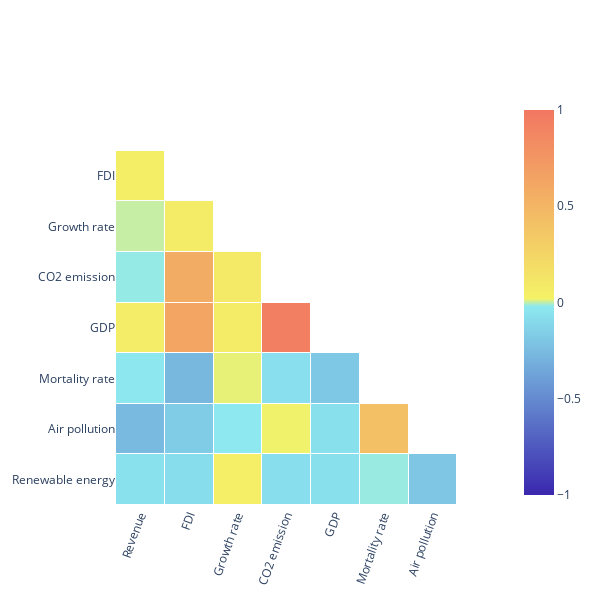

Notebook cell for this chart:
### Code cell
def corr_heatmap(corr, period):
    custom_colorscale = [
    [0, '#3A27AE'],
    [0.49, '#8DE9F0'], 
    [0.51, '#F4F267'],
    [1, '#F27762']]
    
    nan_perc = NaN_percentage(corr)
    keep_index = nan_perc[nan_perc.iloc[:,1]<=0.3].index[2:]
    corr = corr.loc[:,keep_index].dropna()
    corr_matrix  = corr.corr() # Compute pairwise correlation of columns, excluding NA/null values.
    mask = np.triu(np.ones_like(corr_matrix, dtype=bool))
    corr_matr_viz = corr_matrix.mask(mask)
    pio.templates.default = "plotly_white"

    heat = go.Heatmap(
        z = corr_matr_viz,
        x = corr_matr_viz.columns.values,
        y = corr_matr_viz.columns.values,
        zmin = - 1, # Sets the lower bound of the color domain
        zmax = 1,
        xgap = 1, # Sets the horizontal gap (in pixels) between bricks
        ygap = 1,
        colorscale = custom_colorscale #'thermal'
    )
    if period ==1:
        x_dict = dict(
                ticktext= ['FDI', 'Growth rate', 'CO2 emission', 'GDP', ''],
                tickvals=list(range(len(corr_matr_viz.columns))))

        y_dict = dict(
                ticktext= ['', 'Growth rate', 'CO2 emission', 'GDP',
           'Renewable energy share'],
                tickvals=list(range(len(corr_matr_viz.columns))))
    elif period == 2:
        x_dict = dict(
                ticktext= ['FDI', 'Growth rate', 'CO2 emission', 'GDP', 'Mortality rate','Air pollution',''],
                tickvals=list(range(len(corr_matr_viz.columns))))

        y_dict = dict(
                ticktext= ['', 'Growth rate', 'CO2 emission', 'GDP','Mortality rate','Air pollution','Renewable energy'],
                tickvals=list(range(len(corr_matr_viz.columns))))
    elif period == 3:
        x_dict = dict(
                ticktext= ['Revenue','FDI', 'Growth rate', 'CO2 emission', 'GDP', 'Mortality rate','Air pollution',''],
                tickvals=list(range(len(corr_matr_viz.columns))))

        y_dict = dict(
                ticktext= ['', 'FDI', 'Growth rate', 'CO2 emission', 'GDP','Mortality rate','Air pollution','Renewable energy'],
                tickvals=list(range(len(corr_matr_viz.columns))))      
    elif period == 4:
        x_dict = dict(
                ticktext= ['Revenue','FDI', 'Growth rate', 'CO2 emission', 'GDP', 'Mortality rate','Air pollution',''],
                tickvals=list(range(len(corr_matr_viz.columns))))

        y_dict = dict(
                ticktext= ['', 'FDI', 'Growth rate', 'CO2 emission', 'GDP','Mortality rate','Air pollution','Renewable energy'],
                tickvals=list(range(len(corr_matr_viz.columns))))         
    else:
        print('Error, no valid Period')

    layout = go.Layout(
        width=600, 
        height=600,
        xaxis_showgrid=False,
        yaxis_showgrid=False,
        yaxis_autorange='reversed',
        xaxis_tickangle= -70,
        xaxis= x_dict, 
        yaxis = y_dict)

    fig=go.Figure(data=[heat], layout=layout)
    config = {'displayModeBar': False}

    # display the figure with the config object
    fig.show(config=config)
    
    fig.write_html(datafolder+"heatmap2.html", config=config)
corr_heatmap(corr_viz4, 4)

### Figure 1 — Plotly figure (JSON) as saved in the notebook; plotly's stock layout.template omitted (floating-point values rounded to 4 significant figures)
{"data": [{"colorscale": [[0, "#3A27AE"], [0.49, "#8DE9F0"], [0.51, "#F4F267"], [1, "#F27762"]], "type": "heatmap", "x": ["Revenue", "FDI", "Growth_rate", "CO2_emission", "GDP", "Mortality_rate", "Air pollution", "Renewable_energy"], "xgap": 1, "y": ["Revenue", "FDI", "Growth_rate", "CO2_emission", "GDP", "Mortality_rate", "Air pollution", "Renewable_energy"], "ygap": 1, "z": [[null, null, null, null, null, null, null, null], [0.05313, null, null, null, null, null, null, null], [0.002213, 0.07726, null, null, null, null, null, null], [-0.01678, 0.5786, 0.08489, null, null, null, null, null], [0.06335, 0.6314, 0.07364, 0.9376, null, null, null, null], [-0.03036, -0.2685, 0.01545, -0.06978, -0.1886, null, null, null], [-0.2572, -0.1709, -0.0255, 0.01856, -0.06625, 0.4153, null, null], [-0.06137, -0.08001, 0.04683, -0.07663, -0.06586, -0.01553, -0.1989, null]], "zmax": 1, "zmin": -1}], "layout": {"height": 600, "width": 600, "xaxis": {"autorange": true, "range": [-0.5, 7.5], "showgrid": false, "tickangle": -70, "ticktext": ["Revenue", "FDI", "Growth rate", "CO2 emission", "GDP", "Mortality rate", "Air pollution", ""], "tickvals": [0, 1, 2, 3, 4, 5, 6, 7], "type": "category"}, "yaxis": {"autorange": true, "range": [7.5, -0.5], "showgrid": false, "ticktext": ["", "FDI", "Growth rate", "CO2 emission", "GDP", "Mortality rate", "Air pollution", "Renewable energy"], "tickvals": [0, 1, 2, 3, 4, 5, 6, 7], "type": "category"}}}
